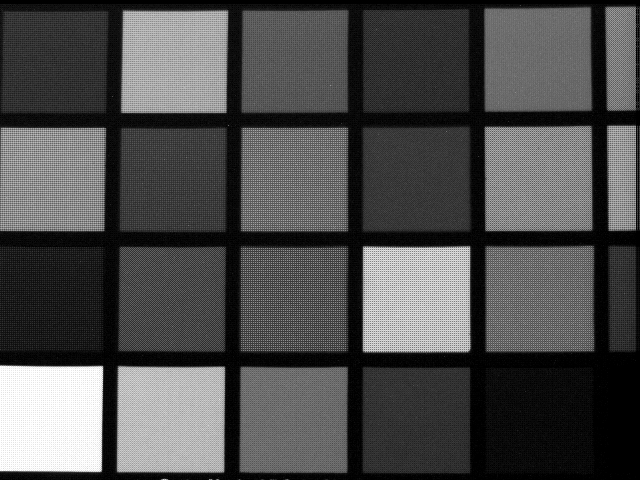
//> input picture CSCI935 Computer Vision/Assignments/1/test1.bmp, 640 x 480 px
$ ./opencv_workshop ../1/test1.bmp 3   (built with g++ and OpenCV 4)
//> lines starting //> are read from the running program, lines starting //| are printed output that depends on the picture
// [21 lines of licence text are left out]

#include <iostream>
#include <cstdlib>
#include <core.hpp>
#include <highgui.hpp>
#include <imgproc.hpp>

using namespace std;
using namespace cv;

int main(int argc, char** argv) {
	cout << "OpenCV workshop - computer vision examples" << endl; // prints OpenCV workshop - computer vision examples

	Mat srcImage, dstImage;
	vector<Mat> pyramid;

	//const String keys =
	//		"{help h usage ?  |       |  print this message}"
	//		"{@image1         |       |  image1 for compare }"
	//		"{@image2         |       |  image2 for compare }"
	//		"{@repeat         |1      |  number }"
	//		"{path            |.      |  path to file }"
	//		"{fps             | -1.0  |  fps for output video }"
	//		"{N count         |100    |  count of objects  }"
	//		"{ts timestamp    |       |   use time stamp }"
	//;
		const String keys =
			"{help h usage ?   |       |  print this message}"
			"{@image1         |       |  image1 - input }"
			"{@image2         |       |  image2 - output }"
	;


	/*
	 * Process the command line arguments
	 */
		CommandLineParser parser(argc, argv, keys);
		if (parser.has("help")|| parser.has("?")||parser.has("h")){
			parser.about("OpenCV workshop - tests");
			parser.printMessage();
			exit(EXIT_FAILURE);
		}

		String filename = parser.get<String>(0); // get first positional parameter
		srcImage = imread(filename);//, IMREAD_GRAYSCALE);
//> srcImage is the input picture: 480 rows x 640 cols, CV_8UC3; min 0, max 255, mean 77.9

		String outfile = parser.get<String>(1); // get second positional parameter

		// [66 lines of commented-out code are left out]


		buildPyramid(srcImage, pyramid, 4, BORDER_DEFAULT);
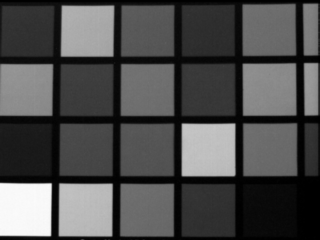
//> pyramid[1]: 240 rows x 320 cols, CV_8UC3; min 0, max 251, mean 77.9
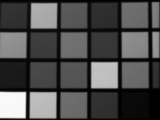
//> pyramid[2]: 120 rows x 160 cols, CV_8UC3; min 0, max 250, mean 78.1
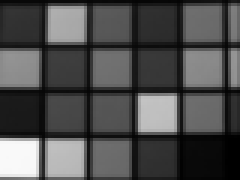
//> pyramid[3]: 60 rows x 80 cols, CV_8UC3 (shown 3 times larger); min 0, max 249, mean 78.3
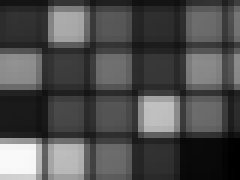
//> pyramid[4]: 30 rows x 40 cols, CV_8UC3 (shown 6 times larger); min 0, max 249, mean 78.6


		 imshow("Level 1 input image", pyramid[0]);
		imshow("Level 2", pyramid[1]);
		imshow("Level 3", pyramid[2]);
		imshow("Level 4", pyramid[3]);

		waitKey();


	return 0;
}
